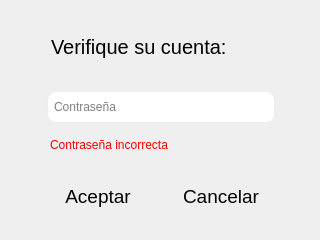
<?xml version="1.0" encoding="UTF-8"?>
<ui version="4.0">
 <class>Form</class>
 <widget class="QWidget" name="Form">
  <property name="geometry">
   <rect>
    <x>0</x>
    <y>0</y>
    <width>320</width>
    <height>240</height>
   </rect>
  </property>
  <property name="minimumSize">
   <size>
    <width>320</width>
    <height>240</height>
   </size>
  </property>
  <property name="maximumSize">
   <size>
    <width>320</width>
    <height>240</height>
   </size>
  </property>
  <property name="windowTitle">
   <string>Verificación</string>
  </property>
  <property name="styleSheet">
   <string notr="true">background:&quot;#222&quot;; color: &quot;#eee&quot;</string>
  </property>
  <widget class="QWidget" name="verticalLayoutWidget">
   <property name="geometry">
    <rect>
     <x>10</x>
     <y>10</y>
     <width>302</width>
     <height>151</height>
    </rect>
   </property>
   <layout class="QVBoxLayout" name="verticalLayout">
    <property name="bottomMargin">
     <number>20</number>
    </property>
    <item alignment="Qt::AlignHCenter">
     <widget class="QLabel" name="label">
      <property name="minimumSize">
       <size>
        <width>220</width>
        <height>40</height>
       </size>
      </property>
      <property name="maximumSize">
       <size>
        <width>200</width>
        <height>40</height>
       </size>
      </property>
      <property name="font">
       <font>
        <family>Arial</family>
        <pointsize>15</pointsize>
       </font>
      </property>
      <property name="text">
       <string>Verifique su cuenta:</string>
      </property>
     </widget>
    </item>
    <item alignment="Qt::AlignHCenter">
     <widget class="QLineEdit" name="password_input">
      <property name="minimumSize">
       <size>
        <width>230</width>
        <height>34</height>
       </size>
      </property>
      <property name="maximumSize">
       <size>
        <width>230</width>
        <height>34</height>
       </size>
      </property>
      <property name="styleSheet">
       <string notr="true">background-color:'#222'; 
color: '#eee'; 
padding: 4px;
border-radius: 10px;
border: 2px solid #eee</string>
      </property>
      <property name="echoMode">
       <enum>QLineEdit::Password</enum>
      </property>
      <property name="placeholderText">
       <string>Contraseña</string>
      </property>
     </widget>
    </item>
   </layout>
  </widget>
  <widget class="QWidget" name="horizontalLayoutWidget">
   <property name="geometry">
    <rect>
     <x>30</x>
     <y>169</y>
     <width>261</width>
     <height>51</height>
    </rect>
   </property>
   <layout class="QHBoxLayout" name="horizontalLayout">
    <property name="spacing">
     <number>0</number>
    </property>
    <item>
     <widget class="QPushButton" name="aceptar_btn">
      <property name="minimumSize">
       <size>
        <width>110</width>
        <height>35</height>
       </size>
      </property>
      <property name="maximumSize">
       <size>
        <width>110</width>
        <height>30</height>
       </size>
      </property>
      <property name="font">
       <font>
        <pointsize>14</pointsize>
       </font>
      </property>
      <property name="cursor">
       <cursorShape>PointingHandCursor</cursorShape>
      </property>
      <property name="styleSheet">
       <string notr="true">border-radius: 15px;
padding:4px;
background-color: '#ccd1d1';
color:&quot;#222&quot;</string>
      </property>
      <property name="text">
       <string>Aceptar</string>
      </property>
     </widget>
    </item>
    <item>
     <widget class="QPushButton" name="cancelar_btn">
      <property name="minimumSize">
       <size>
        <width>110</width>
        <height>35</height>
       </size>
      </property>
      <property name="maximumSize">
       <size>
        <width>110</width>
        <height>30</height>
       </size>
      </property>
      <property name="font">
       <font>
        <pointsize>14</pointsize>
       </font>
      </property>
      <property name="cursor">
       <cursorShape>PointingHandCursor</cursorShape>
      </property>
      <property name="styleSheet">
       <string notr="true">border-radius: 15px;
padding:4px;
background-color: '#ccd1d1';
color:&quot;#222&quot;</string>
      </property>
      <property name="text">
       <string>Cancelar</string>
      </property>
     </widget>
    </item>
   </layout>
  </widget>
  <widget class="QLabel" name="warning_lbl">
   <property name="enabled">
    <bool>true</bool>
   </property>
   <property name="geometry">
    <rect>
     <x>50</x>
     <y>130</y>
     <width>150</width>
     <height>30</height>
    </rect>
   </property>
   <property name="minimumSize">
    <size>
     <width>150</width>
     <height>30</height>
    </size>
   </property>
   <property name="maximumSize">
    <size>
     <width>150</width>
     <height>30</height>
    </size>
   </property>
   <property name="font">
    <font>
     <pointsize>9</pointsize>
    </font>
   </property>
   <property name="styleSheet">
    <string notr="true">color: red</string>
   </property>
   <property name="text">
    <string>Contraseña incorrecta</string>
   </property>
  </widget>
 </widget>
 <resources/>
 <connections/>
</ui>
